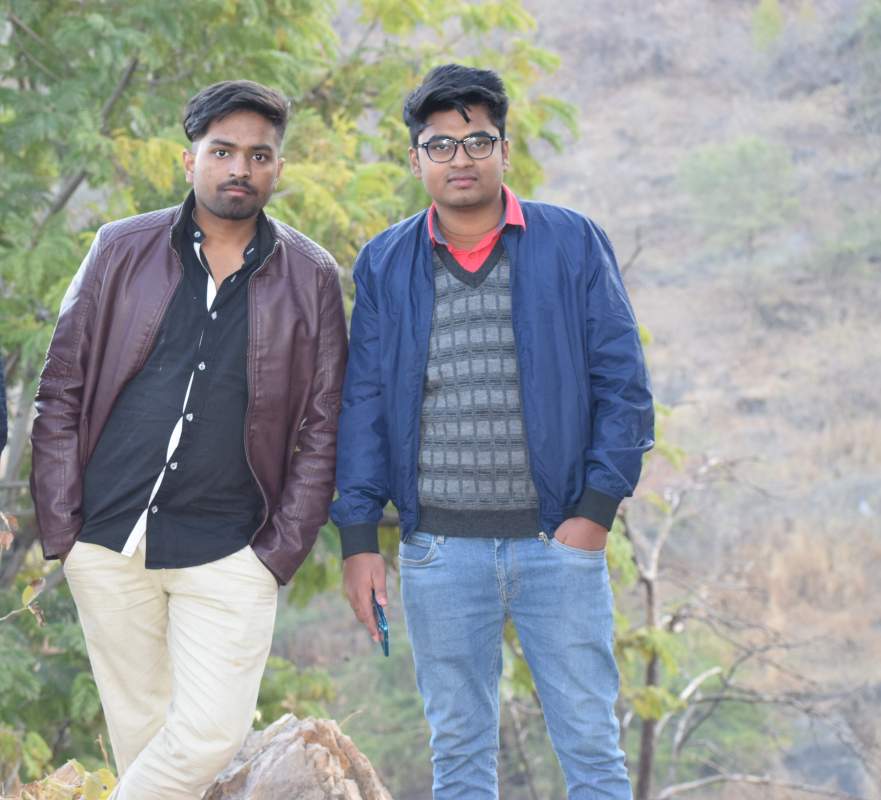
#> input picture bhai.jpg, 4402 x 4000 px (shown at 1/5 size)
$ python thresholding.py
#> lines starting #> are read from the running program, lines starting #| are printed output that depends on the picture; after the words box and inside, x2 and y2 are one past the last pixel; in counts of white or black regions, pixels touching at a corner belong together
import cv2 as cv
import numpy as np
import matplotlib.pyplot as plt

img = cv.imread('bhai.jpg')
#> img is the input picture: shape (4000, 4402, 3); mean B, G, R 153.2, 152.3, 147.5
img = cv.resize(img, (400,300), interpolation=cv.INTER_AREA)
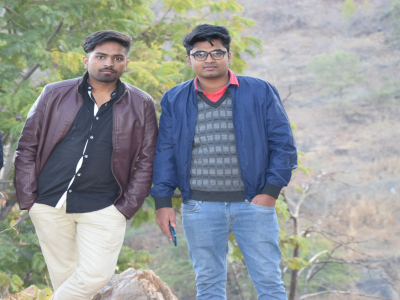
#> img: shape (300, 400, 3); mean B, G, R 153.2, 152.3, 147.5
cv.imshow('image', img)


# converting our image into gray scale image
gray = cv.cvtColor(img, cv.COLOR_BGR2GRAY)
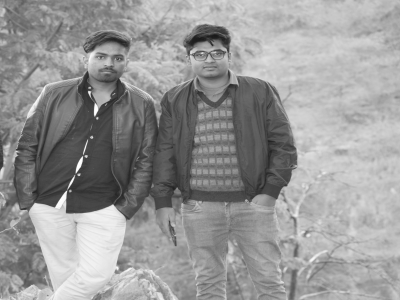
#> gray: shape (300, 400); min 26, max 254, mean 151
cv.imshow('gray', gray)

# simple thresholding
threshold, thres = cv.threshold(gray, 150, 255, cv.THRESH_BINARY)
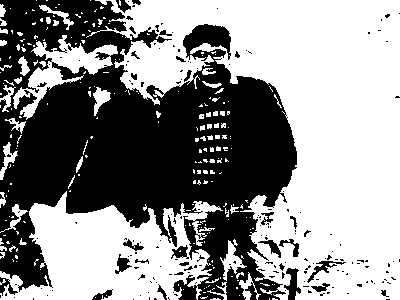
#> thres: shape (300, 400); 55.8% white; 188 black regions (159 under 20 px), largest, box (x1, y1, x2, y2) and area: (0, 0, 297, 300) 50242, (284, 268, 301, 300) 282, (307, 261, 346, 283) 193
cv.imshow('threshold', thres)

threshold, thres_inv = cv.threshold(gray, 150, 255, cv.THRESH_BINARY_INV)
cv.imshow('threshold_inv', thres_inv)

# Adapting thresholding
adaptive_threshold = cv.adaptiveThreshold(gray,255,cv.ADAPTIVE_THRESH_MEAN_C,
cv.THRESH_BINARY, 11, 3)
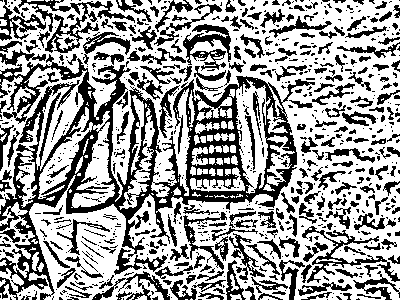
#> adaptive_threshold: shape (300, 400); 62% white; 791 black regions (536 under 20 px), largest, box (x1, y1, x2, y2) and area: (0, 54, 315, 300) 17472, (18, 0, 135, 53) 1397, (302, 226, 400, 283) 1003
cv.imshow("adaptive threshold",adaptive_threshold)

cv.waitKey(0)
